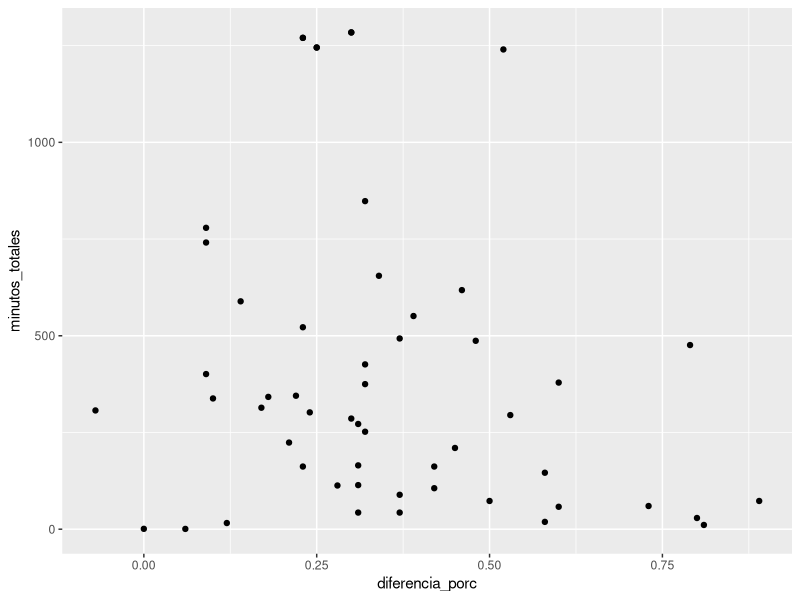
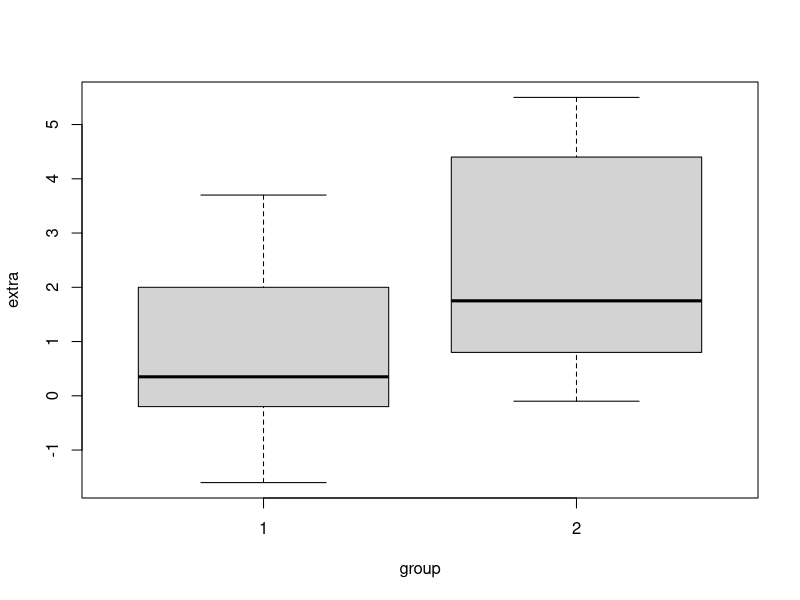
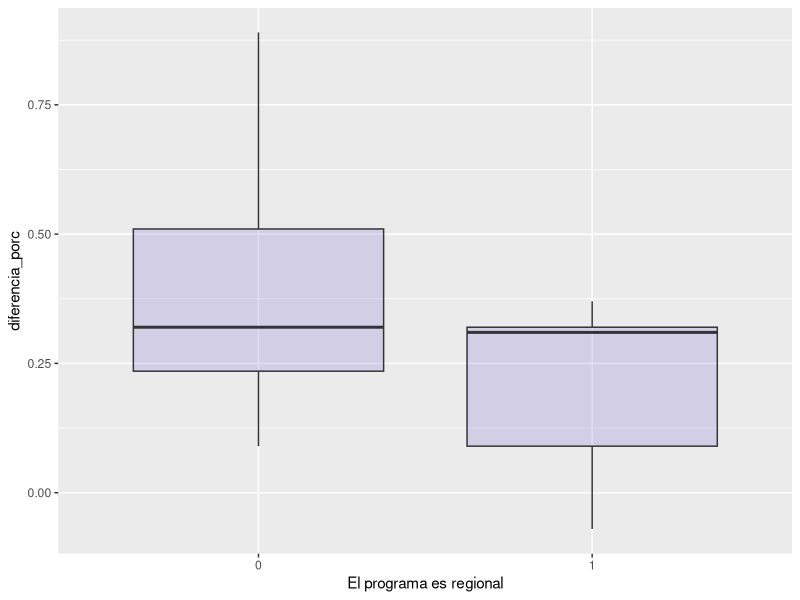
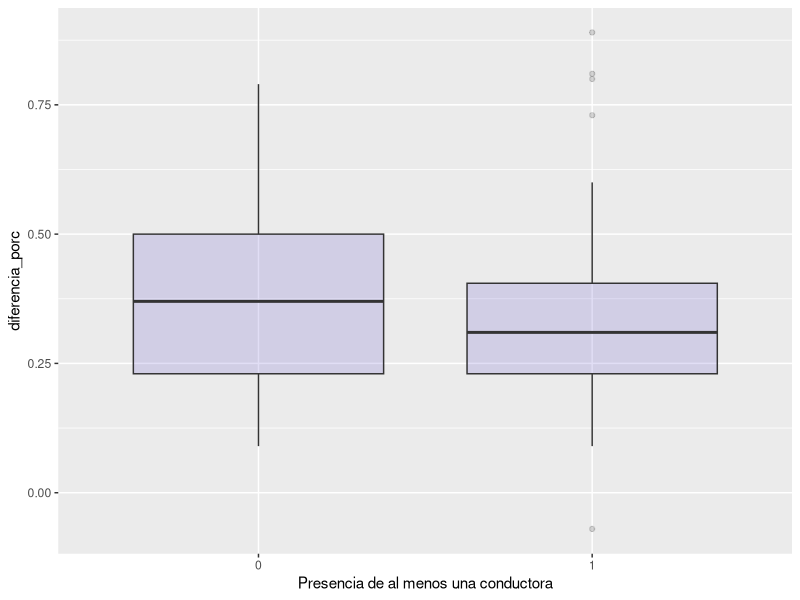
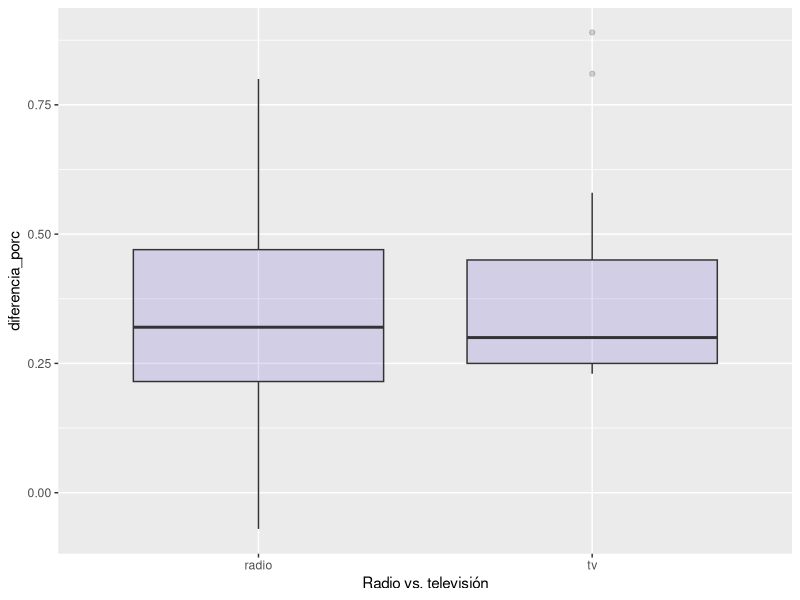

Here is the R script that generated these plots, in order: (Note: this script raises an error after producing the figures.)
## ---- chunk 1
library(ggplot2)
library(dplyr)
## ---- chunk 2
datos <- read.csv("datos_key_2.csv")
## ---- chunk 3
datos2 <- filter(datos, minutos_totales > 1)
## ---- chunk 4
ggplot(datos, aes(x=diferencia_porc, y=minutos_totales)) + 
    geom_point()
## ---- chunk 5
# NOT RUN {
require(graphics)

t.test(1:10, y = c(7:20))      # P = .00001855
t.test(1:10, y = c(7:20, 200)) # P = .1245    -- NOT significant anymore

## Classical example: Student's sleep data
plot(extra ~ group, data = sleep)
## Traditional interface
with(sleep, t.test(extra[group == 1], extra[group == 2]))
## Formula interface
t.test(extra ~ group, data = sleep)
# }
## ---- chunk 6
porcentaje_mujeres <- datos2 %>%
    summarise(pct_conductoras = mean(conductora),
              pct_jefaprograma = mean(jefatura_programa),
              pct_jefamedio = mean(jefatura_medio))

## ---- chunk 7
## Formula interface
t.test(diferencia_porc ~ regional, data = datos2)
## Gráfica
ggplot(datos2, aes(x=as.factor(regional), y=diferencia_porc)) + 
    geom_boxplot(fill="slateblue", alpha=0.2) + 
    xlab("El programa es regional")
## ---- chunk 8
## Formula interface
t.test(diferencia_porc ~ conductora, data = datos2)
## Gráfica
ggplot(datos2, aes(x=as.factor(conductora), y=diferencia_porc)) + 
    geom_boxplot(fill="slateblue", alpha=0.2) + 
    xlab("Presencia de al menos una conductora")
## ---- chunk 9
## Formula interface
t.test(diferencia_porc ~ sector, data = datos2)
## Gráfica
ggplot(datos2, aes(x=as.factor(sector), y=diferencia_porc)) + 
    geom_boxplot(fill="slateblue", alpha=0.2) + 
    xlab("Radio vs. televisión")
## ---- chunk 10
## Formula interface
t.test(diferencia_porc ~ propiedad, data = datos2)
## Gráfica
ggplot(datos2, aes(x=as.factor(propiedad), y=diferencia_porc)) + 
    geom_boxplot(fill="slateblue", alpha=0.2) + 
    xlab("Medios privados vs. públicos")
## ---- chunk 11
## Formula interface
t.test(diferencia_porc ~ formato, data = datos2)
## Gráfica
ggplot(datos2, aes(x=as.factor(formato), y=diferencia_porc)) + 
    geom_boxplot(fill="slateblue", alpha=0.2) + 
    xlab("Noticiario vs. otros formatos")
## ---- chunk 12
## Formula interface
t.test(diferencia_porc ~ jefatura_programa, data = datos2)
## Gráfica
ggplot(datos2, aes(x=as.factor(jefatura_programa), y=diferencia_porc)) + 
    geom_boxplot(fill="slateblue", alpha=0.2) + 
    xlab("Jefatura de mujer en el programa")
## ---- chunk 13
## Formula interface
t.test(diferencia_porc ~ jefatura_medio, data = datos2)
## Gráfica
ggplot(datos2, aes(x=as.factor(jefatura_medio), y=diferencia_porc)) + 
    geom_boxplot(fill="slateblue", alpha=0.2) + 
    xlab("Jefatura de mujer en la organización de medios")
## ---- chunk 14
datos_paired <- read.csv("datos_key_contextual.csv")
## Formula interface
t.test(diferencia_porc ~ grupo, 
       data = datos_paired,
       paired = TRUE)
## Gráfica
ggplot(datos_paired, aes(x=as.factor(grupo), y=diferencia_porc)) + 
    geom_boxplot(fill="slateblue", alpha=0.2) + 
    xlab("Inicio vs. cierre de campaña")
## Desviación estándar
datos_paired %>%
  group_by(grupo) %>%
  summarise(DE = sd(diferencia_porc))
